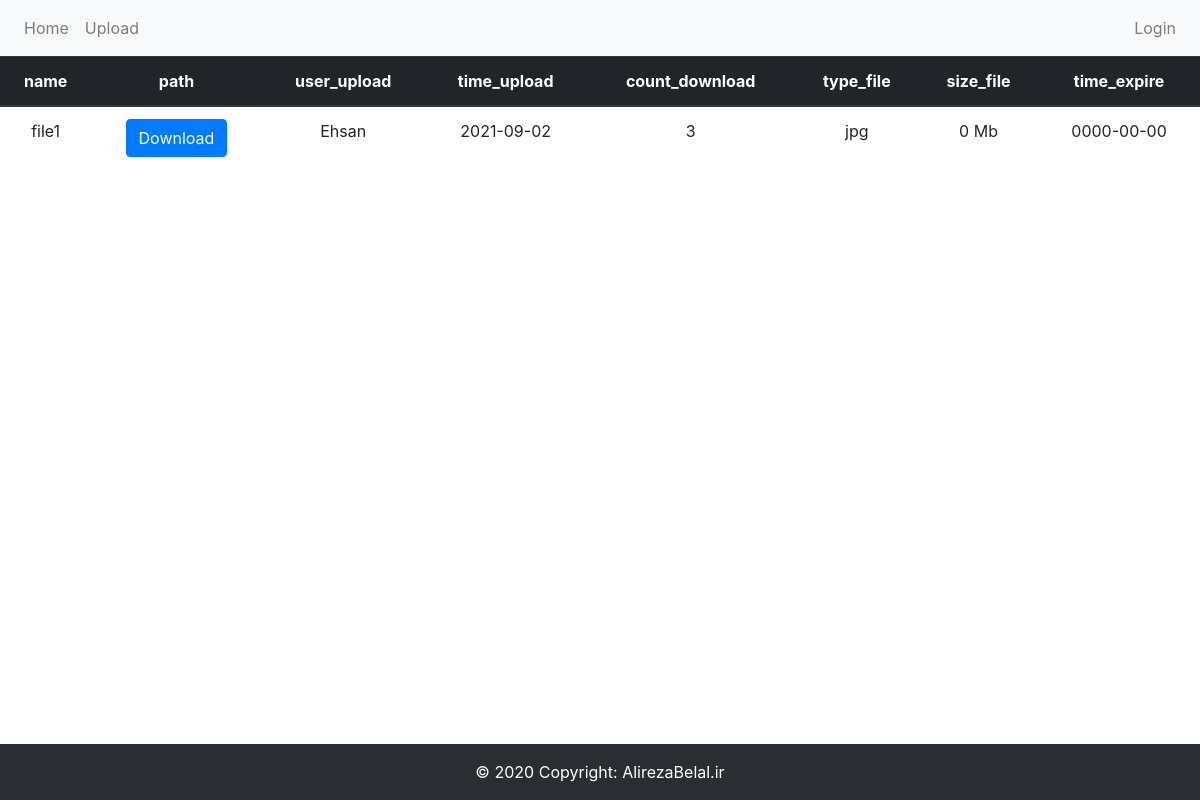
The page / on the database its author committed.
### tables this page shows
CREATE TABLE `file` (
  `id` int(11) NOT NULL,
  `name` varchar(255) DEFAULT NULL,
  `path` varchar(1023) NOT NULL,
  `user_upload` varchar(255) DEFAULT NULL,
  `time_upload` date NOT NULL DEFAULT current_timestamp(),
  `count_download` int(11) NOT NULL DEFAULT 0,
  `type_file` varchar(15) NOT NULL,
  `size_file` int(11) NOT NULL DEFAULT 0,
  `time_expire` date DEFAULT NULL,
  `validation` tinyint(4) NOT NULL DEFAULT 0
);

### App/database/Database.php (called while the page is built, shortened)
<?php
class Database
{
    private static $instance;
    private $pdo;
    private function __construct()
    {
        $dsn = sprintf("mysql:host=%s;port=%s;dbname=%s", self::DB_HOST, self::DB_PORT, self::DB_NAME);
        try {
            $this->pdo = new \PDO($dsn, self::DB_USERNAME, self::DB_PASSWORD);
            $this->pdo->setAttribute(\PDO::ATTR_ERRMODE, \PDO::ERRMODE_EXCEPTION);
        } catch(\PDOException $e) {
            Message::addMessage($e->getMessage(), Message::Error);
            (new BaseController())->redirect("login");
            exit();
        }
    }
    public static function getInstance()
    {
        if (self::$instance == null) {
          self::$instance = new Database();
        }
        return self::$instance;
    }
    public function getPDO()
    {
        return $this->pdo;
    }
}

### App/model/Model.php (called while the page is built, shortened)
<?php
abstract class Model
{
    protected $pdo;
    public function __construct()
    {
        $this->pdo = Database::getInstance()->getPDO();
    }
    public function selectAll($table_name)
    {
        $Query = $this->pdo->prepare("SELECT * FROM $table_name");
        $Query->execute();
        return $Query->fetchAll(\PDO::FETCH_OBJ);
    }
}

### App/model/traitsModel/TotalTrait.php (called while the page is built, shortened)
<?php
trait TotalTrait
{
    public function fetchTotal()
    {
        return $this->selectAll($this->table_name);
    }
}

### App/controller/HomeController.php (called while the page is built, shortened)
<?php
class HomeController extends BaseController
{
    public function index()
    {
        $files = (new File())->fetchTotal();
        $files = json_encode($files);
        return $this->render("home", ['files' => $files, 'isAdmin' => Auth::isUserAdmin()]);
    }
}

### App/core/router/Router.php (called while the page is built, shortened)
<?php
class Router
{
    public Request $request;
    protected $routes = [];
    public function __construct($request, $response)
    {
        $this->request = $request;
    }
    public function get($path, $callback)
    {
        return $this->routes['get'][] = new Route($path, $callback);
    }
    public function post($path, $callback)
    {
        return $this->routes['post'][] = new Route($path, $callback);
    }
    public function getURL($name)
    {
        foreach($this->routes as $method) {
            foreach($method as $route) {
                if ($route->getName() == $name) {
                    return $route->getPath();
                }
            }
        }
        return "/";
    }
    public function getCallBack($path, $method)
    {
        foreach($this->routes[$method] as $route) {
            if ($route->check($path)) {
                return $route->getCallback();
            }
        }
        return false;
    }
    public function resolve()
    {
        $path = $this->request->getPath();
        $method = $this->request->getMethod();
        $callback = $this->getCallBack($path, $method);
        if (is_array($callback)) {
            $callback[0] = new $callback[0];
        }
        return call_user_func($callback, $this->request);
    }
}

### Public/index.php (called while the page is built, shortened)
<?php
$app = Application::get_instance(dirname(__DIR__));
$app->run();

### App/core/view/RenderManagemen.php (called while the page is built, shortened)
<?php
class RenderManagemen
{
    private static string $BASE_PATH = "layouts/main";
    public static function renderView($view, $params = [])
    {
        return str_replace("{{content}}", self::loadView($view, $params), self::loadView(self::$BASE_PATH));
    }
    private static function loadView($view, $params = [])
    {
        include_once Application::$ROOT . "/App/view/" . $view . ".php";
        return ob_get_clean();
    }
}

### App/controller/BaseController.php (called while the page is built, shortened)
<?php
class BaseController
{
    public function render($view, $params = [])
    {
        return RenderManagemen::renderView($view, $params);
    }
}

### App/core/router/Route.php (called while the page is built, shortened)
<?php
class Route
{
    private string $name;
    private string $path;
    private $callback;
    public function __construct(string $path, $callback)
    {
        $this->path = $path;
        $this->callback = $callback;
    }
    public function namePath($name)
    {
        $this->name = $name;
        return $this;
    }
    public function check($path)
    {
        $pattern = preg_replace('/{\w+}/', '(\\w+)', $this->getPath());
        $pattern = '/^' . preg_replace("/\//", '\\/', $pattern) . '$/';
        return preg_match($pattern, $path);
    }
    public function getName()
    {
        return $this->name;
    }
    public function getPath()
    {
        return $this->path;
    }
    public function getCallback()
    {
        return $this->callback ?? false;
    }
}

### App/php/URL.php (called while the page is built, shortened)
<?php
class URL
{
    public static function getURL($name = "home")
    {
        return Application::get_instance()->router->getURL($name);
    }
}

### App/core/Cookie.php (called while the page is built, shortened)
<?php
class Cookie
{
    public static function get(string $key)
    {
        return $_COOKIE[$key] ?? false;
    }
}

### App/core/Auth.php (called while the page is built, shortened)
<?php
class Auth
{
    private static string $COOKIE_NAME = "username";
    private static string $ADMIN_COOKIE = "isadmin";
    private static string $CONFIRM_COOKIE = "isconfirm";
    public static function checkUser()
    {
        return (bool)Cookie::get(self::$COOKIE_NAME);
    }
    public static function isUserAdmin()
    {
        $res = Cookie::get(self::$ADMIN_COOKIE);
        if ($res === false) {
            return false;
        }
        return $res == 1;
    }
    public static function isUserConfirm()
    {
        $res = Cookie::get(self::$CONFIRM_COOKIE);
        if ($res === false) {
            return false;
        }
        return $res == 1;
    }
}

### App/core/Request.php (called while the page is built, shortened)
<?php
class Request
{
    public function getPath()
    {
        $URI = $_SERVER['REQUEST_URI'];
        $pos = strpos("?", $URI);
        $URI = $pos === FALSE ? $URI : substr($URI, 0, $pos);
        $URI = rtrim($URI, "/");
        return $URI == "" ? "/" : $URI;
    }
    public function getMethod()
    {
        return strtolower($_SERVER['REQUEST_METHOD']);
    }
}

### App/core/Message.php (called while the page is built, shortened)
<?php
class Message
{
    public static function check()
    {
        return (bool)Cookie::get("message");
    }
}

### App/view/home.php (the view, shortened to what this page needs)
<?php if (isset($files) && isset(json_decode($files)[0])) { ?>
    <table class="table">
        <thead class="thead-dark" align="center">
        <tr>
            <?php foreach (json_decode($files)[0] as $key => $value) { ?>
                <?php if ($key != "id" && $key != "validation") { ?>
                    <th> <?php echo $key; ?> </th>
                <?php } ?>
            <?php } ?>
        </tr>
        <tbody align="center">
        <?php foreach (json_decode($files) as $file) { ?>
            <tr>
                <?php foreach ($file as $key => $value) { ?>
                    <?php if ($key != "id" && $key != "validation") { ?>
                        <?php if ($key == 'path') { ?>
                            <td>
                                <form action="/download" method="POST">
                                    <input type="submit" value="Download"
                                           class="btn btn-primary">
                                </form>
                            </td>
                        <?php } else { ?>
                            <td> <?php if ($key == 'size_file') echo round($value / 1048576, 1) . " Mb"; else echo $value; ?> </td>
                        <?php } ?>
                    <?php } ?>
                <?php } ?>
            </tr>
        <?php } ?>
        </tbody>
    </table>
<?php } ?>

### App/view/layouts/main.php (shortened to what this page needs)
<!DOCTYPE html>
<html lang="en">
<head>
    <link rel="stylesheet" href="https://maxcdn.bootstrapcdn.com/bootstrap/4.0.0/css/bootstrap.min.css"
>
</head>
<body class="d-flex flex-column min-vh-100">
<div>
    <?php include_once "header.php"; ?>
<div>
    <?php include_once "footer.php"; ?>
</div>
</body>
</html>

### App/view/layouts/header.php (shortened to what this page needs)
<?php
$URI = $_SERVER['REQUEST_URI'];
$Position = strpos("?", $URI);
?>
<div class="bs-example">
    <nav class="navbar navbar-expand-md navbar-light bg-light">
        <div id="navbarCollapse" class="collapse navbar-collapse">
            <ul class="nav navbar-nav">
                <li class="nav-item">
                    <a href="<?php echo URL::getURL(); ?>" class="nav-link">Home</a>
                </li>
                <li class="nav-item">
                    <a class="nav-link " href="<?php echo URL::getURL("upload"); ?>">Upload</a>
                </li>
            </ul>
            <?php if (!Auth::checkUser()) { ?>
            <ul class="nav navbar-nav ml-auto">
                <a href="<?php echo URL::getURL("login"); ?>" class="nav-link">Login</a>
            </ul>
            <?php } ?>
                    </div>
        </div>
</div>

### App/view/layouts/footer.php
<link rel="stylesheet" href="./Css/Footer.css">
<footer class="bg-dark text-center text-white footer">
    <div class="text-center p-3" style="background-color: rgba(0, 0, 0, 0.2);">
        © 2020 Copyright:
        <a class="text-white" href="#">AlirezaBelal.ir</a>
    </div>
</footer>

### App/core/Application.php (shortened to what this page needs)
<?php
class Application
{
    public static Application $app;
    public Router $router;
    private function __construct($DirRoot)
    {
        self::$app = $this;
        $this->request = new Request();
        $this->response = new Response();
        $this->router = new Router($this->request, $this->response);
    }
    public static function get_instance($DirRoot = NULL)
    {
        if (!isset(self::$app))
        {
            self::$app = new Application($DirRoot);
        }
        return self::$app;
    }
    public function run()
    {
        $result = $this->router->resolve();
        echo $result;
    }
}

### Public/Css/Footer.css (style rules this page uses)
.footer { position: fixed; left: 0; bottom: 0; width: 100%; background-color: red; color: white; text-align: center; }

### rows shown on the page
file: value "file1", value "Ehsan", value "2021-09-02", value "3", value "jpg", value "0", value "0000-00-00"

### other values the page prints
$key "name"
$key "path"
$key "user_upload"
$key "time_upload"
$key "count_download"
$key "type_file"
$key "size_file"
$key "time_expire"
